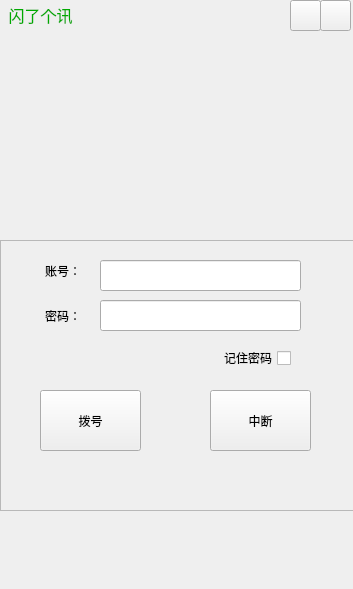
<?xml version="1.0" encoding="UTF-8"?>
<ui version="4.0">
 <class>mainWidget</class>
 <widget class="QWidget" name="mainWidget">
  <property name="geometry">
   <rect>
    <x>0</x>
    <y>0</y>
    <width>353</width>
    <height>589</height>
   </rect>
  </property>
  <property name="windowTitle">
   <string>mainWidget</string>
  </property>
  <widget class="QWidget" name="widget" native="true">
   <property name="geometry">
    <rect>
     <x>0</x>
     <y>0</y>
     <width>361</width>
     <height>241</height>
    </rect>
   </property>
   <widget class="QPushButton" name="mini">
    <property name="geometry">
     <rect>
      <x>290</x>
      <y>0</y>
      <width>31</width>
      <height>31</height>
     </rect>
    </property>
    <property name="text">
     <string/>
    </property>
   </widget>
   <widget class="QPushButton" name="quitapp">
    <property name="geometry">
     <rect>
      <x>320</x>
      <y>0</y>
      <width>31</width>
      <height>31</height>
     </rect>
    </property>
    <property name="text">
     <string/>
    </property>
   </widget>
   <widget class="QLabel" name="FunnyLabel">
    <property name="geometry">
     <rect>
      <x>130</x>
      <y>50</y>
      <width>111</width>
      <height>91</height>
     </rect>
    </property>
    <property name="text">
     <string/>
    </property>
   </widget>
   <widget class="QLabel" name="label">
    <property name="geometry">
     <rect>
      <x>0</x>
      <y>0</y>
      <width>81</width>
      <height>31</height>
     </rect>
    </property>
    <property name="text">
     <string>&lt;html&gt;&lt;head/&gt;&lt;body&gt;&lt;p align=&quot;center&quot;&gt;&lt;span style=&quot; font-size:12pt; color:#00aa00;&quot;&gt;闪了个讯&lt;/span&gt;&lt;/p&gt;&lt;/body&gt;&lt;/html&gt;</string>
    </property>
   </widget>
  </widget>
  <widget class="QFrame" name="frame">
   <property name="geometry">
    <rect>
     <x>0</x>
     <y>240</y>
     <width>361</width>
     <height>271</height>
    </rect>
   </property>
   <property name="frameShape">
    <enum>QFrame::StyledPanel</enum>
   </property>
   <property name="frameShadow">
    <enum>QFrame::Raised</enum>
   </property>
   <widget class="QLabel" name="accountLabel">
    <property name="geometry">
     <rect>
      <x>30</x>
      <y>10</y>
      <width>51</width>
      <height>41</height>
     </rect>
    </property>
    <property name="text">
     <string>账号：</string>
    </property>
    <property name="alignment">
     <set>Qt::AlignRight|Qt::AlignTrailing|Qt::AlignVCenter</set>
    </property>
   </widget>
   <widget class="QLabel" name="passwdlabel">
    <property name="geometry">
     <rect>
      <x>30</x>
      <y>50</y>
      <width>51</width>
      <height>51</height>
     </rect>
    </property>
    <property name="text">
     <string>密码：</string>
    </property>
    <property name="alignment">
     <set>Qt::AlignRight|Qt::AlignTrailing|Qt::AlignVCenter</set>
    </property>
   </widget>
   <widget class="QLineEdit" name="accountEdit">
    <property name="geometry">
     <rect>
      <x>100</x>
      <y>20</y>
      <width>201</width>
      <height>31</height>
     </rect>
    </property>
   </widget>
   <widget class="QLineEdit" name="passwdEitd">
    <property name="geometry">
     <rect>
      <x>100</x>
      <y>60</y>
      <width>201</width>
      <height>31</height>
     </rect>
    </property>
   </widget>
   <widget class="QPushButton" name="dialingButton">
    <property name="geometry">
     <rect>
      <x>40</x>
      <y>150</y>
      <width>101</width>
      <height>61</height>
     </rect>
    </property>
    <property name="text">
     <string>拨号</string>
    </property>
   </widget>
   <widget class="QPushButton" name="hangupButton">
    <property name="geometry">
     <rect>
      <x>210</x>
      <y>150</y>
      <width>101</width>
      <height>61</height>
     </rect>
    </property>
    <property name="text">
     <string>中断</string>
    </property>
   </widget>
   <widget class="QCheckBox" name="checkBox">
    <property name="geometry">
     <rect>
      <x>220</x>
      <y>110</y>
      <width>71</width>
      <height>16</height>
     </rect>
    </property>
    <property name="layoutDirection">
     <enum>Qt::RightToLeft</enum>
    </property>
    <property name="text">
     <string>记住密码</string>
    </property>
   </widget>
  </widget>
  <widget class="QWidget" name="widget_2" native="true">
   <property name="geometry">
    <rect>
     <x>0</x>
     <y>510</y>
     <width>361</width>
     <height>80</height>
    </rect>
   </property>
   <widget class="QLabel" name="dialingInfo">
    <property name="geometry">
     <rect>
      <x>0</x>
      <y>50</y>
      <width>201</width>
      <height>31</height>
     </rect>
    </property>
    <property name="text">
     <string/>
    </property>
   </widget>
  </widget>
 </widget>
 <layoutdefault spacing="6" margin="11"/>
 <resources/>
 <connections/>
</ui>
